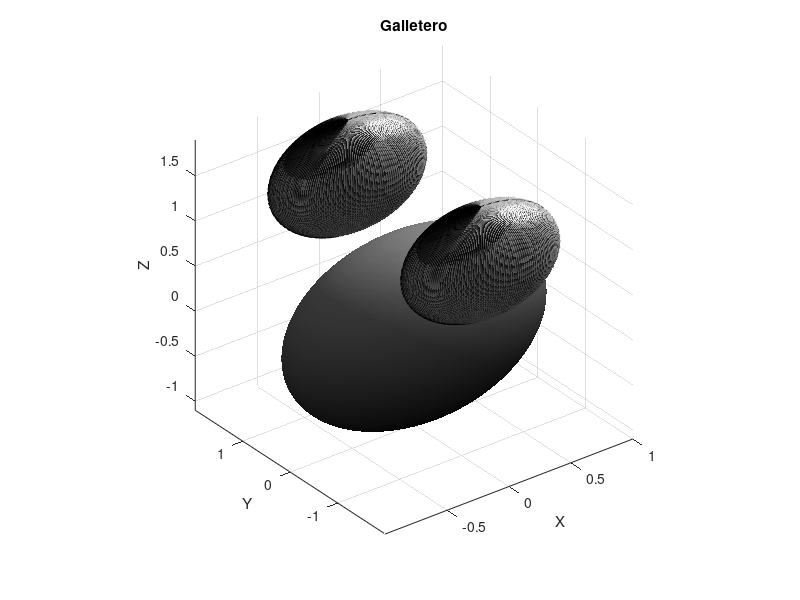

MATLAB code to generate this figure:
% Definir los valores de theta y pi para la esfera princpal
theta = linspace(0,2*pi,200);
phi = linspace(0,pi,200);

% Generate meshgrid from theta and phi values
[theta,phi] = meshgrid(theta,phi);

% Calculate x, y, and z coordinates for the sphere
x = cos(theta).*sin(phi);
y = sin(theta).*sin(phi);
z = cos(phi);

% Plot the main sphere
h = surf(x,y,z);

% Change the color of the sphere to black with light
colormap gray;
shading interp;

% Add lighting to the plot
light;

% Add coordinates to the sphere
hold on;
grid on;
xlabel('X');
ylabel('Y');
zlabel('Z');
title("Galletero")

% Scale the sphere to create the appearance of ears
x_ear1 = x.*0.6;
y_ear1 = y.*0.6 + 1.4;
z_ear1 = z.*0.6 + 1.2;

x_ear2 = x.*0.6;
y_ear2 = y.*0.6 - 1.4;
z_ear2 = z.*0.6 + 1.2;

% Plot the first ear
surf(x_ear1, y_ear1, z_ear1);

% Plot the second ear
surf(x_ear2, y_ear2, z_ear2);

% Adjust the camera viewpoint
view(3);

% Adjust the axis limits
axis square;
axis vis3d;
axis tight;